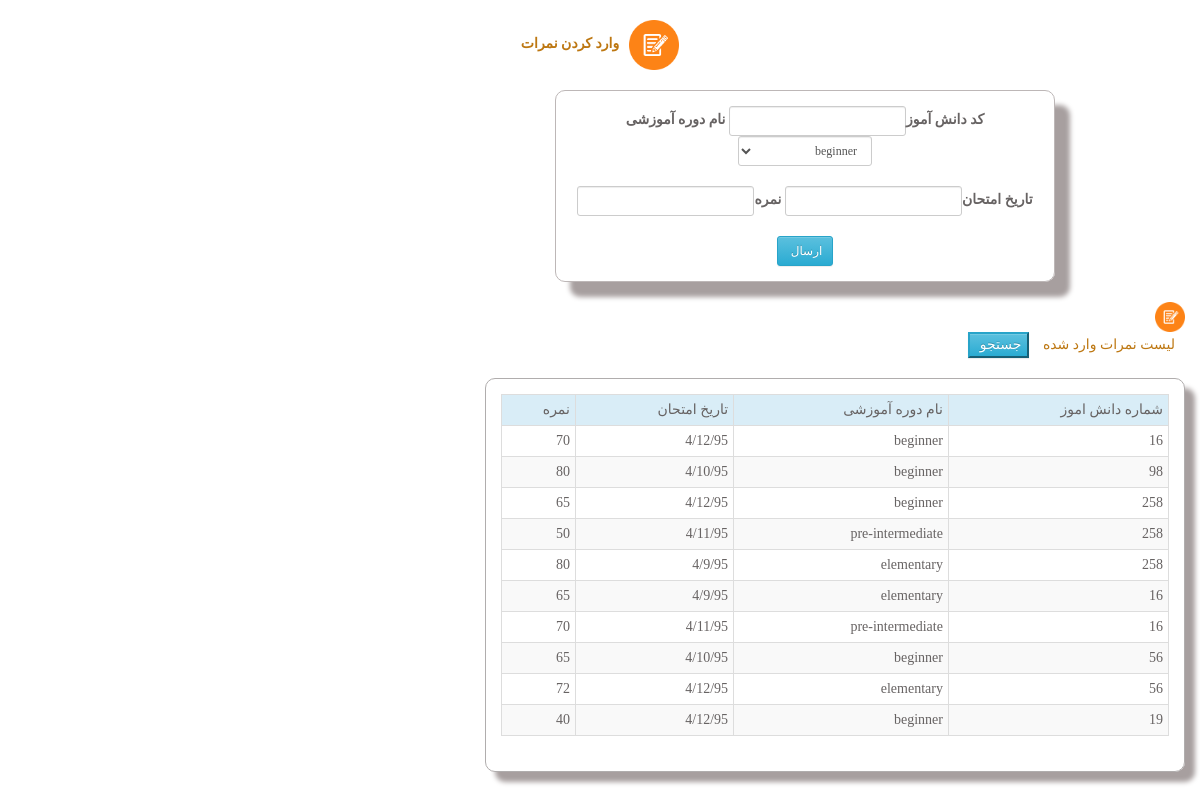
The page /teachers/points.php?id=4 (signed in) on the database its author committed.
### tables this page shows
CREATE TABLE `course` (
  `id` int(11) NOT NULL,
  `stuid` int(11) NOT NULL,
  `course` varchar(40) NOT NULL,
  `examDate` varchar(40) NOT NULL,
  `point` int(3) NOT NULL,
  `teacherName` varchar(30) NOT NULL
);

### teachers/points.php (the view, shortened to what this page needs)
<!doctype html>
<html>
<head>
</head>
<?php
include "../funcs/connect.php";
$sql="select * from teachers where id=".$_GET["id"]."";
$result=$connect->query($sql);
foreach($result as $rows)
{
	 $tname=$rows["name"];
	 $tfamily=$rows["family"];
}
?>
<body>
<div class="container">
<div class="row" dir="rtl">
<br>
<center><img src="../pic/9_orig.png" width="50" height="50"/><label id="top" >وارد کردن نمرات</label></center><br>
<div id="form" align="center">
<form class="form-group-sm form-inline" action="check-point.php?id=$_Get["id"]" method="get">
<label for="stu-id">کد دانش آموز</label><input type="text" name="stu-id" id="stu-id" class="form-control">
<label for="course">نام دوره آموزشی</label><select name="course" id="course" class="form-control"><option>beginner</option></select><br><br>
<label for="date">تاریخ امتحان</label><input type="text" name="date" id="date" class="form-control">
<label for="point">نمره </label><input type="text" name="point" id="point" class="form-control">
<br><br>
<center><input type="submit" name="btn" id="btn" value="ارسال "class="form-control btn-info" ></center>
</form>
</div>
<br>
<img src="../pic/9_orig.png" width="30" height="30"/><div id="top">لیست نمرات وارد شده <a href="searchpoint.php"><input style="margin-right:10px;" type="submit" name="btn" id="btn" value="جستجو "class="btn-info" ></a></div>
<br>
<div id="form2">
<table class="table table-striped table-bordered table-hover table-condensed">
<tr class="info" id="table">
<td>شماره دانش اموز</td>
<td>نام دوره آموزشی</td>
<td>تاریخ امتحان</td>
<td>نمره</td>
</tr>
<?php
$teacher=$tname.$tfamily;
$sql2="select * from course where teacherName=?";
$result2=$connect->prepare($sql2);
$result2->bindValue(1,$teacher);
$result2->execute();
foreach($result2 as $rows2)
{
	echo '<tr>';
	echo "<td>".$rows2["stuid"]."</td>";
	echo "<td>".$rows2["course"]."</td>";
	echo "<td>".$rows2["examDate"]."</td>";
	echo "<td>".$rows2["point"]."</td>";
}
?>
</tr>
</table>
</div>
</div>
</div>
</body>
<link rel="stylesheet" href="../bootstrap/css/bootstrap.min.css">
<link rel="stylesheet" href="../bootstrap/css/bootstrap-theme.min.css">
</html>

### teachers/points.php (style rules this page uses)
body { font-family:"B Homa"!important; color:rgba(103,99,99,1.00)!important; text-align:right; }
#form { margin-right:130px; padding:15px; width:500px; height:auto; border: solid rgba(189,183,183,1.00) 1px; border-radius:10px; box-shadow:15px 15px 5px rgba(167,159,159,1.00); }
#form2 { padding:15px; width:700px; height:auto; border: solid rgba(176,173,173,1.00) 1px; border-radius:10px; box-shadow:10px 10px 5px rgba(167,159,159,1.00); }
#top { margin-right:10px; font-size:14px; color:rgba(189,119,17,1.00); }

### rows shown on the page
course: stuid "16", course "beginner", examDate "4/12/95", point "70"
course: stuid "98", course "beginner", examDate "4/10/95", point "80"
course: stuid "258", course "beginner", examDate "4/12/95", point "65"
course: stuid "258", course "pre-intermediate", examDate "4/11/95", point "50"
course: stuid "258", course "elementary", examDate "4/9/95", point "80"
course: stuid "16", course "elementary", examDate "4/9/95", point "65"
course: stuid "16", course "pre-intermediate", examDate "4/11/95", point "70"
course: stuid "56", course "beginner", examDate "4/10/95", point "65"
course: stuid "56", course "elementary", examDate "4/12/95", point "72"
course: stuid "19", course "beginner", examDate "4/12/95", point "40"
